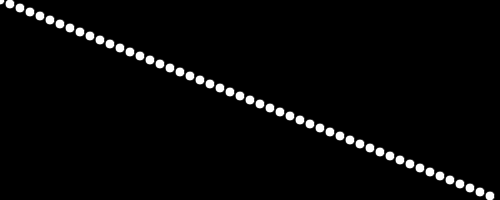
Frame 1 (no input)
Frame 60 (no input): identical to frame 1, image omitted
Frame 120 (the mouse pressed at the canvas centre since frame 60): identical to frame 1, image omitted

The p5.js sketch that drew this single still picture (run headless with seeded random() and noise() and a simulated clock; from frame 60 on, the mouse is pressed at the canvas centre):

// p5.js sketch
// ── sketch.js

var xKoords = null;
var yKoords = null;

function setup() {
  createCanvas(500, 200);
  background(0);
  fill(255);
  
  //initialize empty Array
  xKoords = new Array();
  yKoords = new Array();

  x = 0;
  y = 0;
  
  for(var i = 0; i < 50; i++){
    //add elements to the list
    xKoords.push(x); 
    yKoords.push(y);
    
    x += 10;
    y += 4;
  } 
  
  fill(255);
  
  // draw circles at specific coordinates
  for(var i = 0; i < xKoords.length; i++){
    ellipse(xKoords[i], yKoords[i], 10,10)
  }
  
  console.log("content of xKoors =" + xKoords.length);
  
}

function draw() {
  
}
/*
function mousePressed() {

  background(0);
  fill(255);

  for (var i = 0; i < 200; i++) {
    ellipse(random(width), random(height), 10, 10);
  }
}
*/
